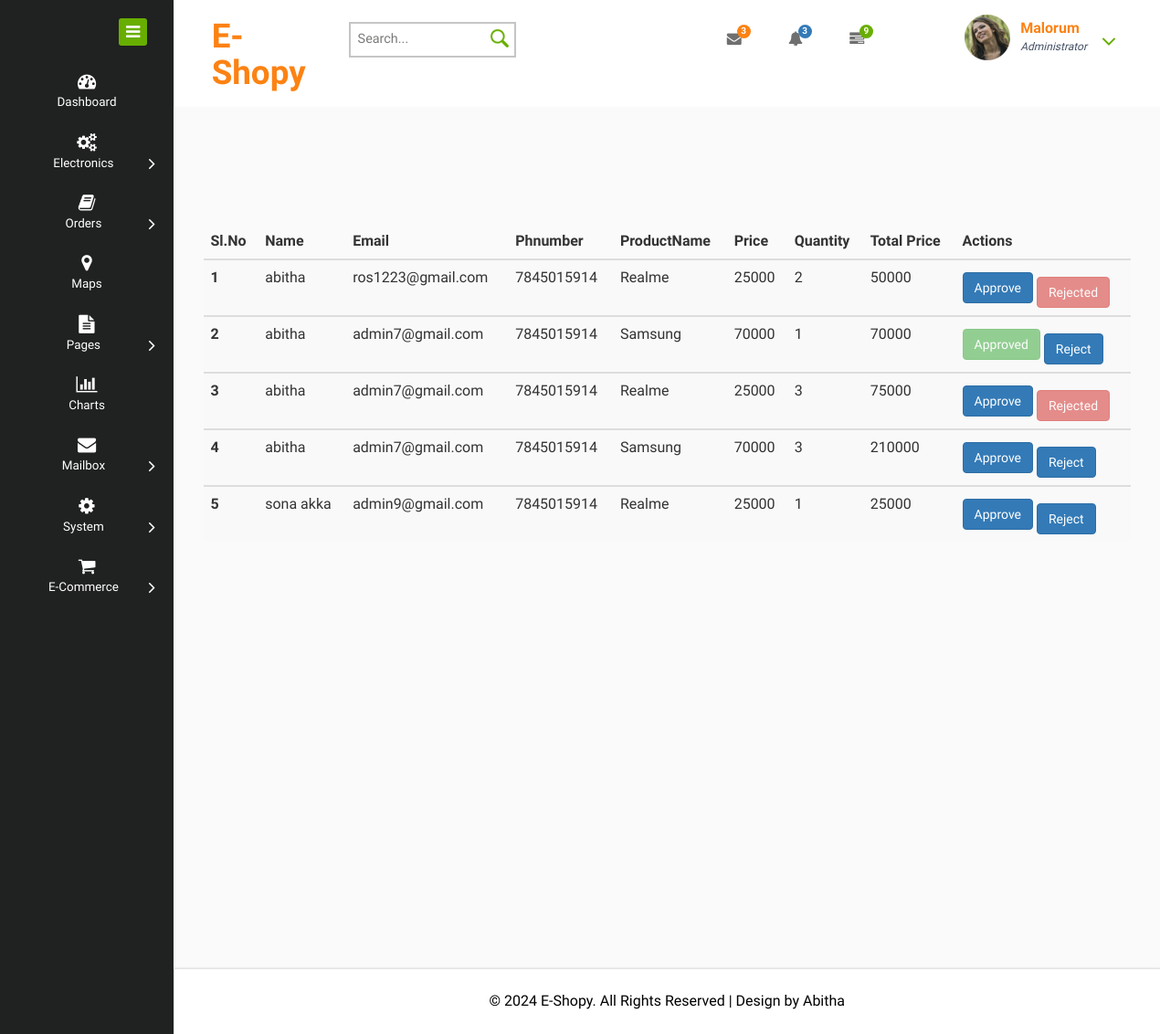
Page /admin/join.php on the committed database.
### tables this page shows
CREATE TABLE `tb_register` (
  `id` int(50) NOT NULL,
  `Name` varchar(200) NOT NULL,
  `Email` varchar(200) NOT NULL,
  `Password` varchar(100) NOT NULL,
  `Phnumber` varchar(500) NOT NULL,
  `Country` varchar(500) NOT NULL,
  `State` varchar(500) NOT NULL
);

CREATE TABLE `tb_order` (
  `Productid` int(100) NOT NULL,
  `ProductName` varchar(200) NOT NULL,
  `Price` varchar(200) NOT NULL,
  `Quantity` int(100) NOT NULL,
  `user_id` int(200) NOT NULL,
  `totalprice` varchar(500) NOT NULL,
  `Status` int(200) NOT NULL
);

### admin/join.php (the view, shortened to what this page needs)
<!DOCTYPE HTML>
<html>
<head>
<link href="css/bootstrap.css" rel="stylesheet" type="text/css" media="all">
<link href="css/style.css" rel="stylesheet" type="text/css" media="all"/>
<link href="css/font-awesome.css" rel="stylesheet">
</head>
<body>
<div class="page-container">
   <div class="left-content">
	   <div class="mother-grid-inner">
				<div class="header-main">
					<div class="header-left">
							<div class="logo-name">
									 <a href="index.html"> <h1>E-Shopy</h1>
								  </a>
							</div>
								<div class="search-box">
									<form>
										<input type="text" placeholder="Search..." required="">
										<input type="submit" value="">
									</form>
								</div>
						 </div>
						 <div class="header-right">
							<div class="profile_details_left">
								<ul class="nofitications-dropdown">
									<li class="dropdown head-dpdn">
										<a href="#" class="dropdown-toggle" data-toggle="dropdown" aria-expanded="false"><i class="fa fa-envelope"></i><span class="badge">3</span></a>
									</li>
									<li class="dropdown head-dpdn">
										<a href="#" class="dropdown-toggle" data-toggle="dropdown" aria-expanded="false"><i class="fa fa-bell"></i><span class="badge blue">3</span></a>
									</li>
									<li class="dropdown head-dpdn">
										<a href="#" class="dropdown-toggle" data-toggle="dropdown" aria-expanded="false"><i class="fa fa-tasks"></i><span class="badge blue1">9</span></a>
									</li>
								</ul>
								<div class="clearfix"> </div>
							</div>
							<div class="profile_details">
								<ul>
									<li class="dropdown profile_details_drop">
										<a href="#" class="dropdown-toggle" data-toggle="dropdown" aria-expanded="false">
											<div class="profile_img">
												<span class="prfil-img"><img src="images/p1.png" alt=""> </span>
												<div class="user-name">
													<p>Malorum</p>
													<span>Administrator</span>
												</div>
												<i class="fa fa-angle-down lnr"></i>
												<div class="clearfix"></div>
											</div>
										</a>
									</li>
								</ul>
							</div>
							<div class="clearfix"> </div>
						</div>
				     <div class="clearfix"> </div>
				</div>
<div class="inner-block">
<?php
	require("connection.php");
	$res=$con->query("select * from tb_register join `tb_order` on tb_register.id=tb_order.user_id");
	$count=$res->num_rows;
	?>
	<table class="table table-striped">
  <thead>
    <tr>
	<th scope="col">Sl.No</th>
      <th scope="col">Name</th>
	  <th scope="col">Email</th>
       <th scope="col">Phnumber</th>
       <th scope="col">ProductName</th>
       <th scope="col">Price</th>
       <th scope="col">Quantity</th>
       <th scope="col">Total Price</th>
	  <th scope="col">Actions</th>
    </tr>
  </thead>
  <?php
  if($count>0)
  {
	$counter=1;
	while($rows=$res->fetch_assoc())
	{
?>
  <tbody>
    <tr>
      <th scope="row"><?php echo $counter++; ?></th>
      <td><?php echo $rows["Name"];?></td>
	  <td><?php echo $rows["Email"];?></td>
      <td><?php echo $rows["Phnumber"];?></td>
      <td><?php echo $rows["ProductName"];?></td>
      <td><?php echo $rows["Price"];?></td>
      <td><?php echo $rows["Quantity"];?></td>
      <td><?php echo $rows["totalprice"];?></td>
	  <td>
          <?php if($rows["Status"] == 1) { ?>
          <a class="btn btn-success" disabled>Approved</a>
          <button onclick="window.location.href='reject.php?del=<?php echo $rows["id"]; ?>';" style="margin-top: 10px;" class="btn btn-primary">Reject</button>
          <?php } elseif($rows["Status"] == 2) { ?>
          <button onclick="window.location.href='approve.php?var=<?php echo $rows["id"]; ?>';" class="btn btn-primary">Approve</button>
		  <a class="btn btn-danger" style="margin-top: 10px;" disabled>Rejected</a>
          <?php } else { ?>
          <button onclick="window.location.href='approve.php?var=<?php echo $rows["id"]; ?>';" class="btn btn-primary">Approve</button>
          <button onclick="window.location.href='reject.php?del=<?php echo $rows["id"]; ?>';" style="margin-top: 10px;" class="btn btn-primary">Reject</button>
          <?php } ?>
          </td>
    </tr>
    <?php
	}
}
?>
  </tbody>
</table>
    <div class="cols-grids panel-widget">
		<div class="chute chute-center text-center">
		  </div>
	 </div>
</div>
</div>
<div class="copyrights">
	 <p>© 2024 E-Shopy. All Rights Reserved | Design by  <a href="http://w3layouts.com/" target="_blank">Abitha</a> </p>
</div>
</div>
    <div class="sidebar-menu">
		  	<div class="logo"> <a href="#" class="sidebar-icon"> <span class="fa fa-bars"></span> </a>  </div>
		    <div class="menu">
		      <ul id="menu" >
		        <li id="menu-home" ><a href="index.html"><i class="fa fa-tachometer"></i><span>Dashboard</span></a></li>
		        <li><a href="#"><i class="fa fa-cogs"></i><span>Electronics</span><span class="fa fa-angle-right" style="float: right"></span></a>
		        </li>
		        <li id="menu-comunicacao" ><a href="#"><i class="fa fa-book nav_icon"></i><span>Orders</span><span class="fa fa-angle-right" style="float: right"></span></a>
		        </li>
		          <li><a href="maps.html"><i class="fa fa-map-marker"></i><span>Maps</span></a></li>
		        <li id="menu-academico" ><a href="#"><i class="fa fa-file-text"></i><span>Pages</span><span class="fa fa-angle-right" style="float: right"></span></a>
		        </li>
		        <li><a href="charts.html"><i class="fa fa-bar-chart"></i><span>Charts</span></a></li>
		        <li><a href="#"><i class="fa fa-envelope"></i><span>Mailbox</span><span class="fa fa-angle-right" style="float: right"></span></a>
		        </li>
		         <li><a href="#"><i class="fa fa-cog"></i><span>System</span><span class="fa fa-angle-right" style="float: right"></span></a>
		         </li>
		         <li><a href="#"><i class="fa fa-shopping-cart"></i><span>E-Commerce</span><span class="fa fa-angle-right" style="float: right"></span></a>
		         </li>
		      </ul>
		    </div>
	 </div>
</div>
</body>
</html>

### rows in the picture
tb_register: Name "abitha", Email "ros1223@gmail.com", Phnumber "7845015914", tb_order.ProductName "Realme", tb_order.Price "25000", tb_order.Quantity "2", tb_order.totalprice "50000"
tb_register: Name "abitha", Email "admin7@gmail.com", Phnumber "7845015914", tb_order.ProductName "Samsung", tb_order.Price "70000", tb_order.Quantity "1", tb_order.totalprice "70000", tb_order.ProductName "Realme", tb_order.Price "25000", tb_order.Quantity "3", tb_order.totalprice "75000", tb_order.totalprice "210000"
tb_register: Name "sona akka", Email "admin9@gmail.com", Phnumber "7845015914", tb_order.ProductName "Realme", tb_order.Price "25000", tb_order.Quantity "1", tb_order.totalprice "25000"
